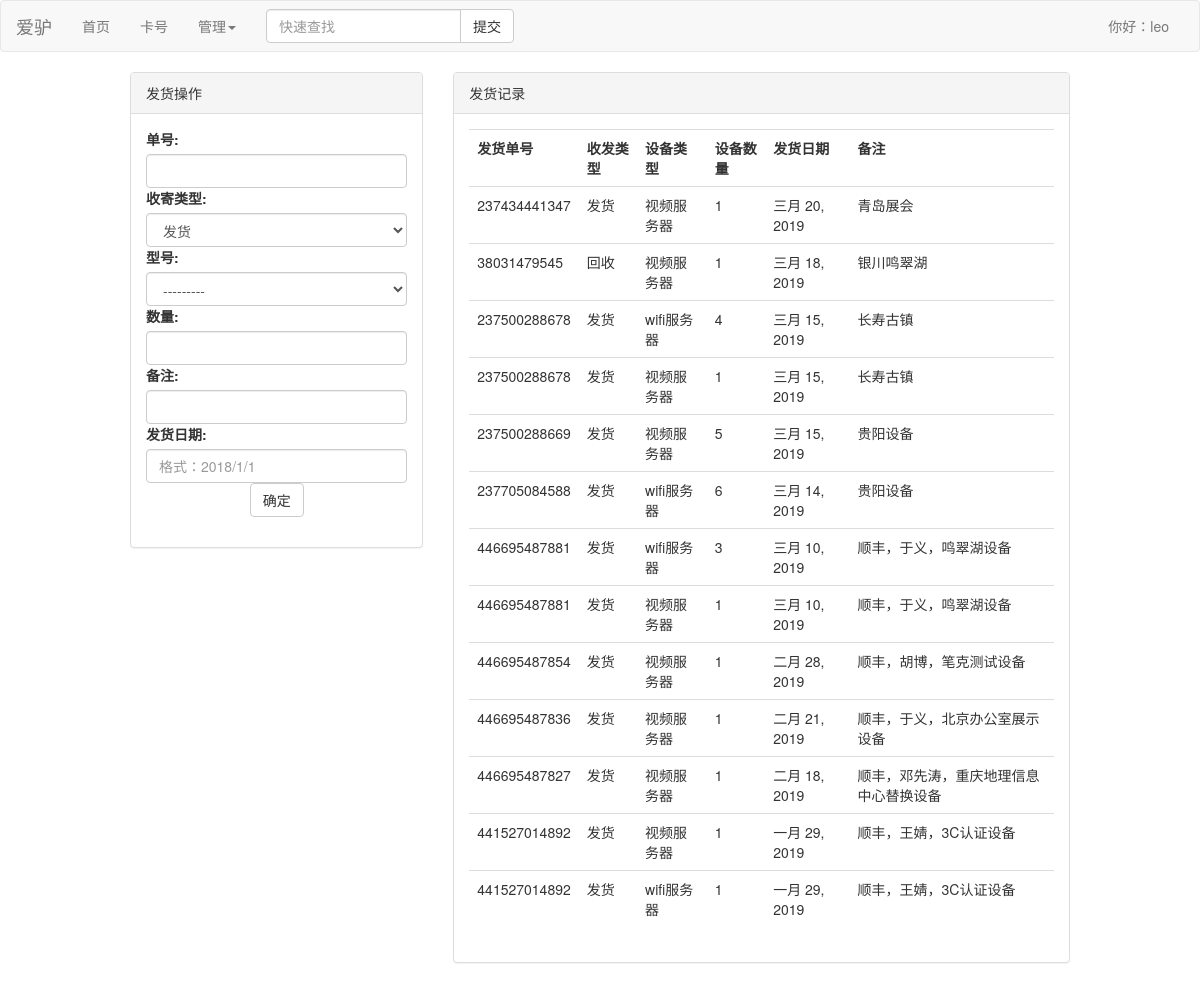
/postmanage/ (signed in), run on an earlier commit of the app's database.
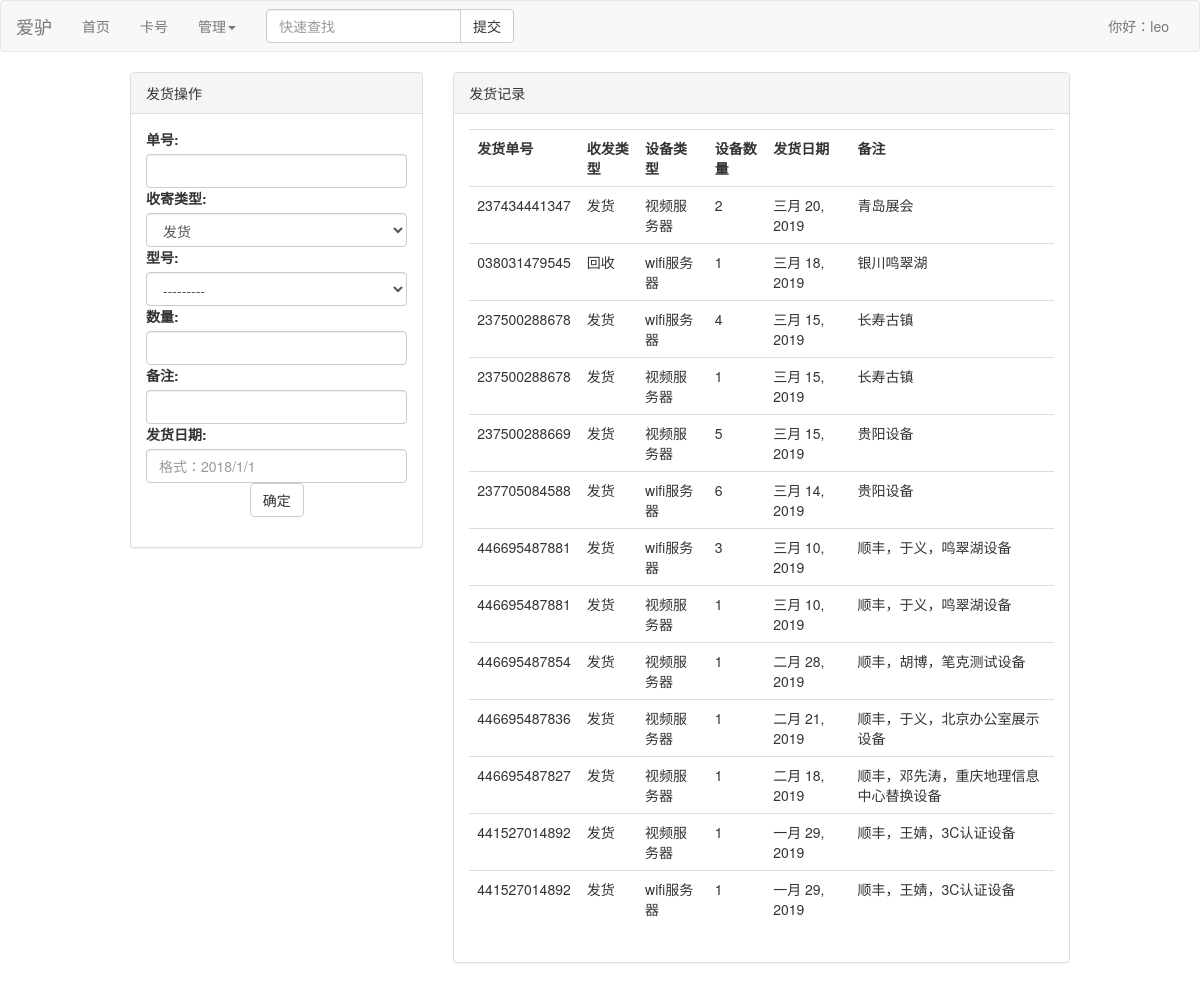
And on a later commit of the database.
### store/models.py (models this page shows)
class PostManage(models.Model):
    SERVERTYPES = (('wifi', 'wifi服务器'), ('video', '视频服务器'))
    SENDORRECEIVE = (('send', '发货'), ('receive', '回收'))
    post_num = models.CharField(max_length=12, verbose_name='单号')
    post_date = models.DateField(verbose_name='发货日期')
    post_type = models.CharField(max_length=8, choices=SENDORRECEIVE, default='send', verbose_name='收寄类型')
    server_type = models.CharField(max_length=20, choices=SERVERTYPES, verbose_name='型号')
    server_num = models.IntegerField(verbose_name='数量')
    note_text = models.CharField(max_length=128, verbose_name='备注')
    class Meta:
        verbose_name = '发货记录'
        verbose_name_plural = verbose_name
        ordering = ('-post_date',)

### store/views.py (the view)
# urls.py: path('postmanage/', views.do_post, name='do_post'),
@login_required
def do_post(request):
    video = {
        '视频服务器外壳': 1,
        '大华电源适配器': 1,
        '内置型4G天线': 1,
        '4G模块': 1,
        'RF射频SMA-KKY母对母转接头': 2,
        '劲霸18650锂电池': 2,
        '视频服务器主板固定板': 1,
        '视频服务器摄像头固定板': 1,
        '电池盒': 1,
        '主板(有探针)': 1,
        'CR1220锂电池': 1,
        '树莓派': 1,
        '树莓派摄像头': 2,
        '2.4G小辣椒wifi天线': 2,
        '射频线SMA公针-SMA公针15cm': 2,
        '自攻螺丝M2.6*6': 4,
        '六角铜柱(双通M3*10)': 6,
        '六角铜柱(单头螺栓M3*18+4)': 6,
        '六角螺母M2': 8,
        '平头螺丝M2*10': 8,
        '尼龙双通六角柱M2*6': 8,
        '12VDC转2pin电源线': 1
    }
    wifi = {
        '4G模块': 1,
        '劲霸18650锂电池': 2,
        '电池盒': 1,
        '主板(有探针)': 1,
        'CR1220锂电池': 1,
        '树莓派': 1,
        '射频线SMA公针-SMA公针40cm': 1,
        'RF射频SMA-KKY母对母转接头': 1,
        '2.4G小辣椒wifi天线': 1
    }
    posts = PostManage.objects.all()
    if request.method == 'POST':
        post_form = PostForm(request.POST)
        if post_form.is_valid():
            post_num = post_form.cleaned_data['post_num']
            post_type = post_form.cleaned_data['post_type']
            server_type = post_form.cleaned_data['server_type']
            server_num = post_form.cleaned_data['server_num']
            note_text = post_form.cleaned_data['note_text']
            post_date = post_form.cleaned_data['post_date']
            post_manage = PostManage()
            post_manage.post_num = post_num
            post_manage.post_type = post_type
            post_manage.server_type = server_type
            post_manage.server_num = server_num
            post_manage.note_text = note_text
            post_manage.post_date = post_date
            post_manage.save()
            if post_type == 'send':
                if server_type == 'video':
                    for key in video.keys():
                        reduce_item(key, video[key], server_num)
                else:
                    for key in wifi.keys():
                        reduce_item(key, wifi[key], server_num)
            else:
                if server_type == 'video':
                    for key in video.keys():
                        add_item(key, video[key], server_num)
                else:
                    for key in wifi.keys():
                        add_item(key, wifi[key], server_num)
    else:
        post_form = PostForm()
    context = {
        'posts': posts,
        'post_form': post_form,
    }
    return render(request, 'store/postmanage.html', context)

### store/templates/store/postmanage.html (shortened to what this page needs)
{%  extends 'base.html' %}
{% block content %}
<div class="container-fluid">
    <div class="row">
        <div class="col-sm-4 col-xs-12">
            <div class="panel panel-default">
                <div class="panel-heading">发货操作</div>
                <div class="panel-body">
                    <form action="{% url 'do_post' %}" method="post">
                        <div class="form-group">
                            {{ post_form }}
                            <button type="submit" class="btn btn-default center-block">确定</button>
                        </div>
                    </form>
                </div>
            </div>
        </div>
        <div class="col-md-8 col-xs-12">
            <div class="panel panel-default">
                <div class="panel-heading">发货记录</div>
                <div class="panel-body">
                    <table class="table">
                        <tr>
                            <th>发货单号</th>
                            <th>收发类型</th>
                            <th>设备类型</th>
                            <th>设备数量</th>
                            <th>发货日期</th>
                            <th>备注</th>
                        </tr>
                        {% for p in posts %}
                        <tr>
                            <td>{{ p.post_num }}</td>
                            <td>{{ p.get_post_type_display }}</td>
                            <td>{{ p.get_server_type_display }}</td>
                            <td>{{ p.server_num }}</td>
                            <td>{{ p.post_date }}</td>
                            <td>{{ p.note_text }}</td>
                        </tr>
                        {% empty %}
                        <tr>暂无记录</tr>
                        {% endfor %}
                    </table>
                </div>
            </div>
        </div>
    </div>
</div>
{% endblock %}

### templates/base.html (shortened to what this page needs)
<!DOCTYPE html>
<html>
<head>
    <link href="https://cdn.jsdelivr.net/npm/bootstrap@3.3.7/dist/css/bootstrap.min.css" rel="stylesheet">
</head>
<body>
<div class="navbar navbar-default">
    <div class="container-fluid">
        <div class="navbar-header">
            <a class="navbar-brand" href="{% url 'show' %}">爱驴</a>
        </div>
        <div class="collapse navbar-collapse" id="manage">
            <ul class="nav navbar-nav">
                <li class="{% block first_active %}active{% endblock %}">
                    <a href="{% url 'show' %}">首页</a></li>
                <li>
                    <a href="{% url 'card_record' %}">卡号</a>
                </li>
                <li class="dropdown">
                  <a href="#" class="dropdown-toggle" data-toggle="dropdown" role="button" aria-haspopup="true" aria-expanded="false">管理<span class="caret"></span></a>
                </li>
            </ul>
            <form class="navbar-form navbar-left" method="post" action="/search/">
                <div class="input-group">
                    <input type="text" class="form-control" placeholder="快速查找" name="search_input">
                    <span class="input-group-btn">
                    <button type="submit" class="btn btn-default">提交</button>
                    </span>
                </div>
            </form>
            <ul class="nav navbar-nav navbar-right">
                {% if request.user.is_authenticated %}
                <li><a href="/admin/">你好：{{ request.user.username }}</a></li>
                {% else %}
                <li><a href="{% url 'do_login' %}?from={{ request.get_full_path }}">登录</a></li>
                {% endif %}
            </ul>
        </div>
    </div>
</div>
<div class="container-fluid">
    <div class="row">
        <div class="col-xs-12 col-md-10 col-md-offset-1">
            {% block content %}
            {% endblock %}
        </div>
    </div>
</div>
</body>
</html>

### templates/base.html (style rules this page uses)
ul { margin: 0; padding: 0; list-style-type: none; color: #ff0000; }

What changed in the data, as far as the page shows it:
removed PostManage: post_num "38031479545", post_type "回收", server_type "视频服务器", server_num "1", post_date "三月 18, 2019", note_text "银川鸣翠湖"
changed PostManage "三月 20, 2019": server_num "1" → "2"
added PostManage: post_num "038031479545", post_type "回收", server_type "wifi服务器", server_num "1", post_date "三月 18, 2019", note_text "银川鸣翠湖"
